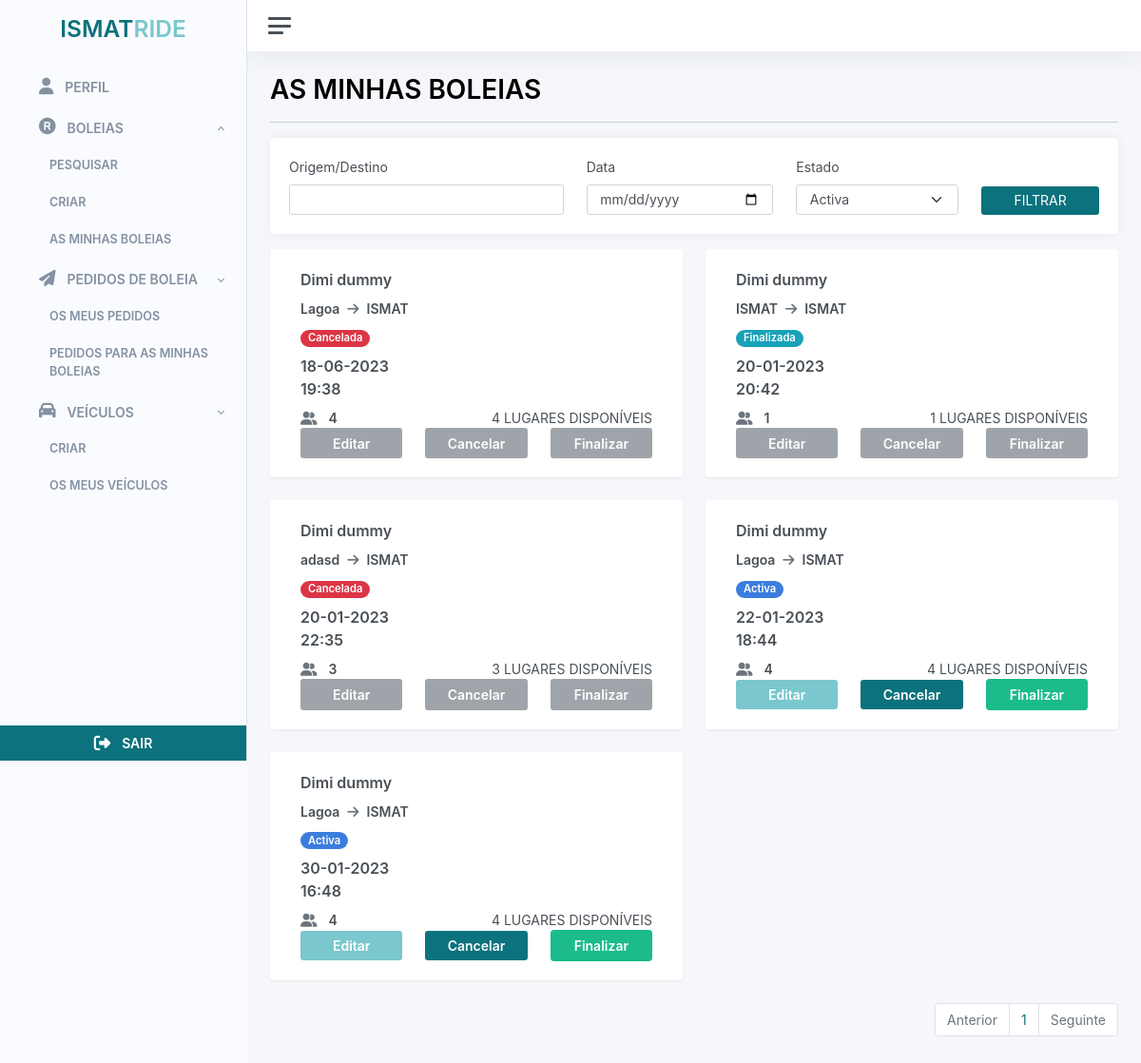
/rides/my-rides/list (signed in), run on the app's committed database.
### src/rides/rides.py (models this page shows)
class Ride(db.Model):
    __tablename__ = 'ride'
    id = db.Column(db.Integer, primary_key=True)
    start_time = db.Column(db.DateTime)
    end_time = db.Column(db.DateTime)
    driver_id = db.Column('driver_id', db.ForeignKey('user.id'))
    driver = db.relationship('User', backref='ride')
    passengers = db.relationship('User', secondary=ride_passengers, backref='rides')
    vehicle_id = db.Column('vehicle_id', db.ForeignKey('vehicle.id'))
    vehicle = db.relationship('Vehicle', backref='ride')
    origin = db.Column(db.String(100))
    destiny = db.Column(db.String(100))
    seats = db.Column(db.Integer())
    cost = db.Column(db.Float, default=0.0)
    is_return_trip = db.Column(db.Boolean, default=False)
    createdAt = db.Column(db.DateTime, default=datetime.datetime.now)
    updatedAt = db.Column(db.DateTime, default=datetime.datetime.now)
    status_id = db.Column('status_id', db.ForeignKey('ride_status.id'))
    status = db.relationship('RideStatus', backref='ride')

class RideStatus(db.Model):
    __tablename__ = 'ride_status'
    id = db.Column(db.Integer, primary_key=True)
    name = db.Column(db.String(20))

### src/rides/routes.py (the view)
@rides_bp.route("my-rides/list")
@login_required
@student_required
def list_my_rides():
    page = request.args.get('page', 1, type=int)
    query = Ride.query.filter(Ride.driver_id == current_user.id)
    if request.args.get("name"):
        query = query.filter(or_(
            User.first_name.contains(request.args.get("name")),
            User.last_name.contains(request.args.get("name"))
            ))
    if request.args.get("origin"):
        query = query.filter(or_(Ride.origin.contains(request.args.get("origin")),
        Ride.destiny.contains(request.args.get("origin"))))
    if request.args.get("date"):
        query = query.filter(func.date(Ride.createdAt) == request.args.get("date"))
    if request.args.get("status"):
        query = query.filter(Ride.status_id == request.args.get("status"))
    query = query.paginate(page=page, per_page=ITEMS_PER_PAGE)
    response = {'items': list(), 'iter_pages': query.iter_pages, 'page': page, 'pages': query.pages, 'next_num': query.next_num}
    rides_list = list()
    for ride in query:
        is_joinable = RideRequest.query.filter_by(user_id=current_user.id, ride_id=ride.id) == None
        rides_list.append(
            RideListDto(str(ride.id), ride.driver.get_full_name(), ride.driver.get_initials(),ride.origin, ride.destiny, ride.status.name,
            ride.start_time.strftime('%d-%m-%Y'), ride.start_time.strftime('%H:%M'), ride.seats, ride.seats - len(ride.passengers), is_joinable, ride.start_time)
        )
    response['items'] = rides_list
    if rides_list.__len__() == 0:
        return(render_template("rides/no_data.html"))
    return render_template("rides/my_rides.html", request_list = response)

### src/extensions.py (called while the page is built)
def student_required(f):
    @wraps(f)
    def decorated_function(*args, **kwargs):
        if current_user.type != 'Student':
            return redirect(url_for('admin.list_users'))
        return f(*args, **kwargs)
    return decorated_function

### src/users/users.py (called while the page is built)
	def get_full_name(self):
		return self.first_name + " " + self.last_name

	def get_initials(self):
		first_name_initial = str.upper(self.first_name[0])
		last_name_initial = str.upper(self.last_name[0])
		return f'{first_name_initial}{last_name_initial}'

### src/templates/rides/my_rides.html (shortened to what this page needs)
{% extends 'base/base_client.html' %}  {% block container_title %} AS MINHAS BOLEIAS {% endblock container_title %} {%
    block filters %}
    <form action="{{ url_for('rides.list_my_rides') }}" method="get">
      <div class="card mb-3">
        <div class="card-body">
          <div
            class="d-flex flex-row flex-wrap gap-4 justify-content-center align-items-end justify-content-sm-start"
          >
            <div class="flex-fill">
              <label class="form-label secondary-secondary-text-color"
                >Origem/Destino</label
              >
              <input
                type="text"
                value="{{ request.args.get('origin') or ''}}"
                name="origin"
                class="form-control"
              />
            </div>
            <div class="flex-fill">
              <label class="form-label secondary-secondary-text-color">Data</label>
              <input
                type="date"
                value="{{ request.args.get('date') or ''}}"
                name="date"
                class="form-control"
              />
            </div>
            <div class="flex-fill">
              <label class="form-label secondary-secondary-text-color"
                >Estado</label
              >
              <select name="status" class="form-select">
                <option id="1" value="1">Activa</option>
              </select>
            </div>
            <div class="flex-fill justify-content-center">
              <button class="btn btn-primary flex-fill w-100" type="submit">
                FILTRAR
              </button>
            </div>
          </div>
        </div>
      </div>
    </form>
    {% endblock filters %} {%block content %}
    <div class="row justify-content-start">
      {% for item in request_list['items'] %}
      <div class="col-12 col-md-6 col-lg-6">
        <div class="card shadow">
          <div class="card-body">
            <div
              class="row align-items-end justify-content-start justify-content-md-center"
            >
            <div class="row align-items-center mb-2">
                <div class="col">
                  <span class="fw-bold font-16px">{{item.driver_name}}</span>
                </div>
              </div>
              <div class="row align-items-center mb-2">
                <div class="col">
                  <span class="fw-bold font-14px me-1"
                    >{{item.starting_location}}</span
                  >
                  <i class="fa-solid fa-arrow-right icon-color me-1"></i>
                  <span class="fw-bold font-14px">ISMAT</span>
                </div>
              </div>
              <div class="row align-items-center mb-2">
                <div class="col">
                  {% if 'Activa' == item.status %}
                  <span class="badge rounded-pill bg-primary font-14px ps-2 pe-2"
                    >{{item.status}}</span
                  >
                  {% elif 'Em Progresso' == item.status %}
                  <span class="badge rounded-pill bg-warning font-14px ps-2 pe-2"
                    >{{item.status}}</span
                  >
                  {% elif 'Finalizada' == item.status %}
                  <span class="badge rounded-pill bg-info font-14px ps-2 pe-2"
                    >{{item.status}}</span
                  >
                  {% elif 'Cancelada' == item.status %}
                  <span class="badge rounded-pill bg-danger font-14px ps-2 pe-2"
                    >{{item.status}}</span
                  >
                  {% endif %}
                </div>
              </div>
              <div class="row align-items-center">
                <div class="col">
                  <span class="font-16px fw-bold">{{item.starting_date}}</span>
                </div>
              </div>
              <div class="row align-items-center mb-2">
                <div class="col">
                  <span class="font-16px fw-bold">{{item.starting_hour}}</span>
                </div>
              </div>
              <div class="row align-items-center justify-content-end">
                <div class="col-12 col-sm-6 col-md-4 mb-2 mb-sm-0">
                  <i class="fa-solid fa-user-group me-2"></i>
                  <span class="fw-bold font-14px me-5">{{item.total_places}}</span>
                </div>
                <div class="col-12 col-sm-6 col-md-8 text-start text-sm-end">
                  <span class="font-14px"
                    >{{item.total_available_places}} LUGARES DISPONÍVEIS</span
                  >
                </div>
                {% if 'Activa' == item.status or 'Em Progresso' == item.status %}
                <div class="col-12 col-sm-6 col-md-4 text-start text-sm-end">
                  <button class="btn btn-secondary flex-fill w-100 fw-bold" type="button" data-bs-toggle="modal" data-bs-target="#update{{item.id}}">
                      Editar
                  </button>
                </div>
                <div class="col-12 col-sm-6 col-md-4 text-start text-sm-end">
                  <form action="/rides/my-rides/cancel/{{item.id}}">
                    <button class="btn btn-primary flex-fill w-100 fw-bold" type="submit" name="cancel_" value="cancel">
                        Cancelar
                    </button>
                  </form>
                </div>
                <div class="col-12 col-sm-6 col-md-4 text-start text-sm-end">
                  <form action="/rides/my-rides/finish/{{item.id}}">
                    <button class="btn btn-success flex-fill w-100 fw-bold" type="submit" name="cancel_" value="cancel">
                        Finalizar
                    </button>
                  </form>
                </div>
                {% else %}
                <div class="col-12 col-sm-6 col-md-4 text-start text-sm-end">
                    <button class="btn bg-secondary text-white fw-bold flex-fill w-100" disabled type="button" data-bs-toggle="modal" data-bs-target="#update{{item.id}}">
                        Editar
                    </button>
                </div>
                <div class="col-12 col-sm-6 col-md-4 text-start text-sm-end">
                    <button class="btn bg-secondary text-white fw-bold flex-fill w-100" disabled type="submit" name="cancel_" value="cancel">
                        Cancelar
                    </button>
                </div>
                <div class="col-12 col-sm-6 col-md-4 text-start text-sm-end">
                    <button class="btn bg-secondary text-white fw-bold flex-fill w-100" disabled type="submit" name="cancel_" value="cancel">
                        Finalizar
                    </button>
                </div>
                {% endif %}
              </div>
            </div>
          </div>
        </div>
      </div>
      {% endfor %}
    </div>
    <div
      class="d-flex align-items-center justify-content-center justify-content-md-end"
    >
      <ul class="pagination">
        <li class="page-item {% if request_list.page == 1 %}disabled{% endif %}">
          <a
            class="page-link"
            href="{{ url_for('rides.list_my_rides', page=request_list.prev_num) }}"
            tabindex="-1"
            >Anterior</a
          >
        </li>
        {% for page_num in request_list.iter_pages(left_edge=1, right_edge=1,
        left_current=1, right_current=2) %} {% if page_num %} {% if
        request_list.page == page_num %}
        <li class="page-item">
          <a
            href="{{ url_for('rides.list_my_rides', page=page_num) }}"
            class="page-link"
          >
            {{ page_num }}
          </a>
        </li>
        {% endif %} {% else %} ... {% endif %} {% endfor %}
        <li
          class="page-item {% if request_list.page == request_list.pages %}disabled{% endif %}"
        >
          <a
            class="page-link"
            href="{{ url_for('rides.list_my_rides', page=request_list.next_num) }}"
            tabindex="-1"
            >Seguinte</a
          >
        </li>
      </ul>
    </div>
    {% endblock content %}

### src/static/styles/global.css (style rules this page uses)
.icon-color { color: #6c757d; }
.btn-primary { background-color: #0c727d !important; border: none !important; }
.btn-secondary { background-color: #7ac7cd !important; border: none !important; }
.font-16px { font-size: 16px; }
i { color: #6c757d; }
a { text-decoration: none !important; }
.pagination { display: flex; padding-left: 0; list-style: none; border-radius: 0.25rem; }
.page-link { position: relative; display: block; padding: 0.5rem 0.75rem; margin-left: -1px; line-height: 1.25; color: #0c727d; background-color: #fff; border: 1px solid #dee2e6; }
.page-link:not(:disabled):not(.disabled) { cursor: pointer; }
.page-item:first-child .page-link { margin-left: 0; border-top-left-radius: 0.25rem; border-bottom-left-radius: 0.25rem; }
.page-item:last-child .page-link { border-top-right-radius: 0.25rem; border-bottom-right-radius: 0.25rem; }
.page-item.disabled .page-link { color: #6c757d; pointer-events: none; cursor: auto; background-color: #fff; border-color: #dee2e6; }

### data on the page
Ride: starting_location "Lagoa"
RideStatus: status "Cancelada" "Cancelada"
Ride: starting_location "ISMAT"
RideStatus: status "Finalizada"
Ride: starting_location "adasd"
Ride: starting_location "Lagoa"
RideStatus: status "Activa" "Activa"
Ride: starting_location "Lagoa"

### other printed values
{{ item.driver_name }} "Dimi dummy" "Dimi dummy" "Dimi dummy" "Dimi dummy" "Dimi dummy"
{{ item.starting_date }} "18-06-2023" "20-01-2023" "20-01-2023" "22-01-2023" "30-01-2023"
{{ item.starting_hour }} "19:38" "20:42" "22:35" "18:44" "16:48"
{{ item.total_places }} "4" "1" "3" "4" "4"
{{ item.total_available_places }} "4" "1" "3" "4" "4"
{{ page_num }} "1"
